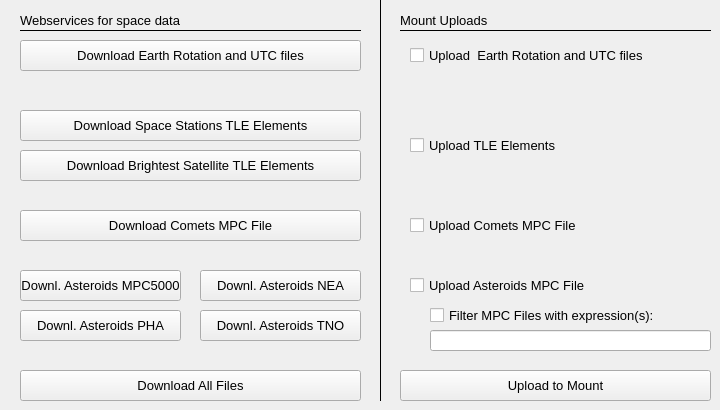
     <widget class="QWidget" name="tab_7">
      <attribute name="title">
       <string>Uploads</string>
      </attribute>
      <widget class="QPushButton" name="btn_downloadEarthrotation">
       <property name="geometry">
        <rect>
         <x>20</x>
         <y>40</y>
         <width>341</width>
         <height>31</height>
        </rect>
       </property>
       <property name="font">
        <font>
         <pointsize>10</pointsize>
        </font>
       </property>
       <property name="toolTip">
        <string>&lt;html&gt;&lt;head/&gt;&lt;body&gt;&lt;p&gt;Download earth rotation data&lt;/p&gt;&lt;/body&gt;&lt;/html&gt;</string>
       </property>
       <property name="text">
        <string>Download Earth Rotation and UTC files</string>
       </property>
      </widget>
      <widget class="QLabel" name="label_123">
       <property name="geometry">
        <rect>
         <x>20</x>
         <y>10</y>
         <width>171</width>
         <height>21</height>
        </rect>
       </property>
       <property name="font">
        <font>
         <pointsize>10</pointsize>
        </font>
       </property>
       <property name="text">
        <string>Webservices for space data</string>
       </property>
      </widget>
      <widget class="Line" name="line_17">
       <property name="geometry">
        <rect>
         <x>20</x>
         <y>20</y>
         <width>341</width>
         <height>21</height>
        </rect>
       </property>
       <property name="font">
        <font>
         <pointsize>10</pointsize>
        </font>
       </property>
       <property name="frameShadow">
        <enum>QFrame::Plain</enum>
       </property>
       <property name="orientation">
        <enum>Qt::Horizontal</enum>
       </property>
      </widget>
      <widget class="QPushButton" name="btn_downloadSpacestations">
       <property name="geometry">
        <rect>
         <x>20</x>
         <y>110</y>
         <width>341</width>
         <height>31</height>
        </rect>
       </property>
       <property name="font">
        <font>
         <pointsize>10</pointsize>
        </font>
       </property>
       <property name="toolTip">
        <string>&lt;html&gt;&lt;head/&gt;&lt;body&gt;&lt;p&gt;Download space stations TLE (please note: alternatively to Satellite)&lt;/p&gt;&lt;/body&gt;&lt;/html&gt;</string>
       </property>
       <property name="text">
        <string>Download Space Stations TLE Elements</string>
       </property>
      </widget>
      <widget class="QPushButton" name="btn_downloadSatbrighest">
       <property name="geometry">
        <rect>
         <x>20</x>
         <y>150</y>
         <width>341</width>
         <height>31</height>
        </rect>
       </property>
       <property name="font">
        <font>
         <pointsize>10</pointsize>
        </font>
       </property>
       <property name="toolTip">
        <string>&lt;html&gt;&lt;head/&gt;&lt;body&gt;&lt;p&gt;Download Satellite TLE (please note: alternatively to space stations)&lt;/p&gt;&lt;/body&gt;&lt;/html&gt;</string>
       </property>
       <property name="text">
        <string>Download Brightest Satellite TLE Elements</string>
       </property>
      </widget>
      <widget class="QPushButton" name="btn_downloadAsteroidsMPC5000">
       <property name="geometry">
        <rect>
         <x>20</x>
         <y>270</y>
         <width>161</width>
         <height>31</height>
        </rect>
       </property>
       <property name="font">
        <font>
         <pointsize>10</pointsize>
        </font>
       </property>
       <property name="toolTip">
        <string>&lt;html&gt;&lt;head/&gt;&lt;body&gt;&lt;p&gt;Download asteroids MPC file&lt;/p&gt;&lt;/body&gt;&lt;/html&gt;</string>
       </property>
       <property name="text">
        <string>Downl. Asteroids MPC5000</string>
       </property>
      </widget>
      <widget class="QPushButton" name="btn_downloadComets">
       <property name="geometry">
        <rect>
         <x>20</x>
         <y>210</y>
         <width>341</width>
         <height>31</height>
        </rect>
       </property>
       <property name="font">
        <font>
         <pointsize>10</pointsize>
        </font>
       </property>
       <property name="toolTip">
        <string>&lt;html&gt;&lt;head/&gt;&lt;body&gt;&lt;p&gt;Download comets MPC file&lt;/p&gt;&lt;/body&gt;&lt;/html&gt;</string>
       </property>
       <property name="text">
        <string>Download Comets MPC File</string>
       </property>
      </widget>
      <widget class="QCheckBox" name="checkEarthrotation">
       <property name="geometry">
        <rect>
         <x>410</x>
         <y>40</y>
         <width>301</width>
         <height>31</height>
        </rect>
       </property>
       <property name="font">
        <font>
         <pointsize>10</pointsize>
        </font>
       </property>
       <property name="toolTip">
        <string>&lt;html&gt;&lt;head/&gt;&lt;body&gt;&lt;p&gt;Upload earth rotation and UTC data&lt;/p&gt;&lt;/body&gt;&lt;/html&gt;</string>
       </property>
       <property name="text">
        <string>Upload  Earth Rotation and UTC files</string>
       </property>
       <property name="checked">
        <bool>false</bool>
       </property>
      </widget>
      <widget class="QCheckBox" name="checkTLE">
       <property name="geometry">
        <rect>
         <x>410</x>
         <y>130</y>
         <width>301</width>
         <height>31</height>
        </rect>
       </property>
       <property name="font">
        <font>
         <pointsize>10</pointsize>
        </font>
       </property>
       <property name="toolTip">
        <string>&lt;html&gt;&lt;head/&gt;&lt;body&gt;&lt;p&gt;Upload TLE elements&lt;/p&gt;&lt;/body&gt;&lt;/html&gt;</string>
       </property>
       <property name="text">
        <string>Upload TLE Elements</string>
       </property>
       <property name="checked">
        <bool>false</bool>
       </property>
      </widget>
      <widget class="QCheckBox" name="checkAsteroids">
       <property name="geometry">
        <rect>
         <x>410</x>
         <y>270</y>
         <width>301</width>
         <height>31</height>
        </rect>
       </property>
       <property name="font">
        <font>
         <pointsize>10</pointsize>
        </font>
       </property>
       <property name="toolTip">
        <string>&lt;html&gt;&lt;head/&gt;&lt;body&gt;&lt;p&gt;Upload asteroids data&lt;/p&gt;&lt;/body&gt;&lt;/html&gt;</string>
       </property>
       <property name="text">
        <string>Upload Asteroids MPC File</string>
       </property>
       <property name="checked">
        <bool>false</bool>
       </property>
      </widget>
      <widget class="QCheckBox" name="checkComets">
       <property name="geometry">
        <rect>
         <x>410</x>
         <y>210</y>
         <width>301</width>
         <height>31</height>
        </rect>
       </property>
       <property name="font">
        <font>
         <pointsize>10</pointsize>
        </font>
       </property>
       <property name="toolTip">
        <string>&lt;html&gt;&lt;head/&gt;&lt;body&gt;&lt;p&gt;Upload comets data&lt;/p&gt;&lt;/body&gt;&lt;/html&gt;</string>
       </property>
       <property name="text">
        <string>Upload Comets MPC File</string>
       </property>
       <property name="checked">
        <bool>false</bool>
       </property>
      </widget>
      <widget class="QPushButton" name="btn_uploadMount">
       <property name="geometry">
        <rect>
         <x>400</x>
         <y>370</y>
         <width>311</width>
         <height>31</height>
        </rect>
       </property>
       <property name="font">
        <font>
         <pointsize>10</pointsize>
        </font>
       </property>
       <property name="toolTip">
        <string>&lt;html&gt;&lt;head/&gt;&lt;body&gt;&lt;p&gt;Start upload with 10micron updater&lt;/p&gt;&lt;/body&gt;&lt;/html&gt;</string>
       </property>
       <property name="text">
        <string>Upload to Mount</string>
       </property>
      </widget>
      <widget class="QPushButton" name="btn_downloadAll">
       <property name="geometry">
        <rect>
         <x>20</x>
         <y>370</y>
         <width>341</width>
         <height>31</height>
        </rect>
       </property>
       <property name="font">
        <font>
         <pointsize>10</pointsize>
        </font>
       </property>
       <property name="toolTip">
        <string>&lt;html&gt;&lt;head/&gt;&lt;body&gt;&lt;p&gt;Download all files (please note satellite and space stations work alternatively)  &lt;/p&gt;&lt;/body&gt;&lt;/html&gt;</string>
       </property>
       <property name="text">
        <string>Download All Files</string>
       </property>
      </widget>
      <widget class="Line" name="line_47">
       <property name="geometry">
        <rect>
         <x>370</x>
         <y>0</y>
         <width>21</width>
         <height>401</height>
        </rect>
       </property>
       <property name="frameShadow">
        <enum>QFrame::Plain</enum>
       </property>
       <property name="orientation">
        <enum>Qt::Vertical</enum>
       </property>
      </widget>
      <widget class="QLabel" name="label_134">
       <property name="geometry">
        <rect>
         <x>400</x>
         <y>10</y>
         <width>171</width>
         <height>21</height>
        </rect>
       </property>
       <property name="font">
        <font>
         <pointsize>10</pointsize>
        </font>
       </property>
       <property name="text">
        <string>Mount Uploads</string>
       </property>
      </widget>
      <widget class="Line" name="line_19">
       <property name="geometry">
        <rect>
         <x>400</x>
         <y>20</y>
         <width>311</width>
         <height>21</height>
        </rect>
       </property>
       <property name="font">
        <font>
         <pointsize>10</pointsize>
        </font>
       </property>
       <property name="frameShadow">
        <enum>QFrame::Plain</enum>
       </property>
       <property name="orientation">
        <enum>Qt::Horizontal</enum>
       </property>
      </widget>
      <widget class="QCheckBox" name="checkFilterMPC">
       <property name="geometry">
        <rect>
         <x>430</x>
         <y>300</y>
         <width>271</width>
         <height>31</height>
        </rect>
       </property>
       <property name="font">
        <font>
         <pointsize>10</pointsize>
        </font>
       </property>
       <property name="toolTip">
        <string>&lt;html&gt;&lt;head/&gt;&lt;body&gt;&lt;p&gt;Check to filter Comets and Asteroids MPC File&lt;/p&gt;&lt;/body&gt;&lt;/html&gt;</string>
       </property>
       <property name="text">
        <string>Filter MPC Files with expression(s):</string>
       </property>
       <property name="checked">
        <bool>false</bool>
       </property>
      </widget>
      <widget class="QLineEdit" name="le_filterExpressionMPC">
       <property name="geometry">
        <rect>
         <x>430</x>
         <y>330</y>
         <width>281</width>
         <height>21</height>
        </rect>
       </property>
       <property name="font">
        <font>
         <family>Courier</family>
         <pointsize>10</pointsize>
         <weight>75</weight>
         <bold>true</bold>
        </font>
       </property>
       <property name="mouseTracking">
        <bool>false</bool>
       </property>
       <property name="acceptDrops">
        <bool>false</bool>
       </property>
       <property name="toolTip">
        <string>&lt;html&gt;&lt;head/&gt;&lt;body&gt;&lt;p&gt;serach expression, separated with ','&lt;/p&gt;&lt;/body&gt;&lt;/html&gt;</string>
       </property>
       <property name="layoutDirection">
        <enum>Qt::RightToLeft</enum>
       </property>
       <property name="readOnly">
        <bool>false</bool>
       </property>
      </widget>
      <widget class="QPushButton" name="btn_downloadAsteroidsNEA">
       <property name="geometry">
        <rect>
         <x>200</x>
         <y>270</y>
         <width>161</width>
         <height>31</height>
        </rect>
       </property>
       <property name="font">
        <font>
         <pointsize>10</pointsize>
        </font>
       </property>
       <property name="toolTip">
        <string>&lt;html&gt;&lt;head/&gt;&lt;body&gt;&lt;p&gt;Download asteroids MPC file&lt;/p&gt;&lt;/body&gt;&lt;/html&gt;</string>
       </property>
       <property name="text">
        <string>Downl. Asteroids NEA</string>
       </property>
      </widget>
      <widget class="QPushButton" name="btn_downloadAsteroidsTNO">
       <property name="geometry">
        <rect>
         <x>200</x>
         <y>310</y>
         <width>161</width>
         <height>31</height>
        </rect>
       </property>
       <property name="font">
        <font>
         <pointsize>10</pointsize>
        </font>
       </property>
       <property name="toolTip">
        <string>&lt;html&gt;&lt;head/&gt;&lt;body&gt;&lt;p&gt;Download asteroids MPC file&lt;/p&gt;&lt;/body&gt;&lt;/html&gt;</string>
       </property>
       <property name="text">
        <string>Downl. Asteroids TNO</string>
       </property>
      </widget>
      <widget class="QPushButton" name="btn_downloadAsteroidsPHA">
       <property name="geometry">
        <rect>
         <x>20</x>
         <y>310</y>
         <width>161</width>
         <height>31</height>
        </rect>
       </property>
       <property name="font">
        <font>
         <pointsize>10</pointsize>
        </font>
       </property>
       <property name="toolTip">
        <string>&lt;html&gt;&lt;head/&gt;&lt;body&gt;&lt;p&gt;Download asteroids MPC file&lt;/p&gt;&lt;/body&gt;&lt;/html&gt;</string>
       </property>
       <property name="text">
        <string>Downl. Asteroids PHA</string>
       </property>
      </widget>
     </widget>
